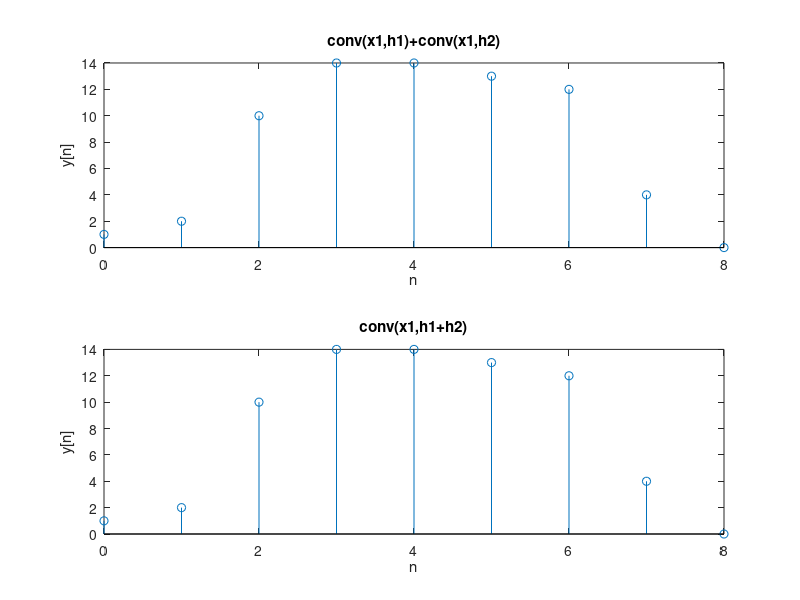

Source code (MATLAB):
x1=[1 1 1 1 1 ];
h1=[1 -1 3 0 1 ];
h2=[0 2 5 4 -1];
nx1=conv(x1,h1)+conv(x1,h2);
nx2=conv(x1,h1+h2);
subplot(2,1,1);
stem(0:8,nx1);
xlabel('n');
ylabel('y[n]');
title('conv(x1,h1)+conv(x1,h2)');

subplot(2,1,2);
stem(0:8,nx2);
xlabel('n');
ylabel('y[n]');
title('conv(x1,h1+h2)');